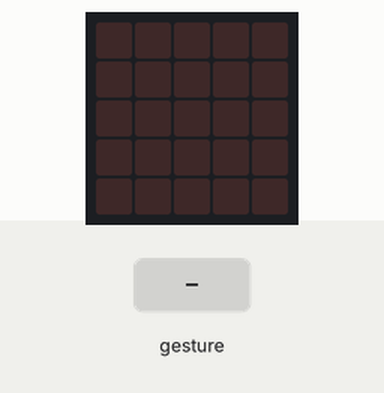
This program was run on a simulated BBC micro:bit running MicroPython. Shown: the board's 5×5 LED display. The test bench sets the inputs (shaded band). Random numbers come from a fixed seed; a tilt is held for 1.5 s and a shake lasts 1 s, then the board lies face up again.

Above: at 1.2 s.
1.3 s: gesture 'shake'
At 2.1 s:
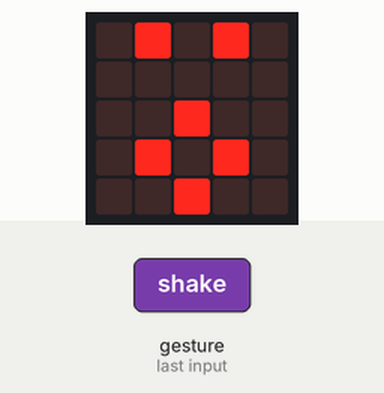
3.0 s: gesture 'shake'
At 4.6 s:
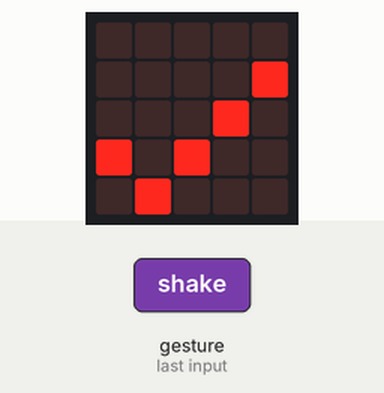
Timing chart, 0 to 6.1 s (numbered marks = the images above; inputs shaded):
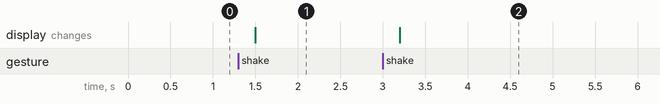

Measured:
- after the input at 1.3 s, the display: changes after 0.20 s (image 1)
- after the input at 3.0 s, the display: changes after 0.20 s (image 2)

The program:

eight_ball.py
```python
#
# Magic Eight Ball 1
#


from microbit import *
import random


while True:
    if accelerometer.was_gesture('shake'):
        number = random.randint(1, 3)
        if number == 3:
            display.show(Image.YES)
        elif number == 2:
            display.show(Image.NO)
        else:
            display.show(Image.SURPRISED)
```
